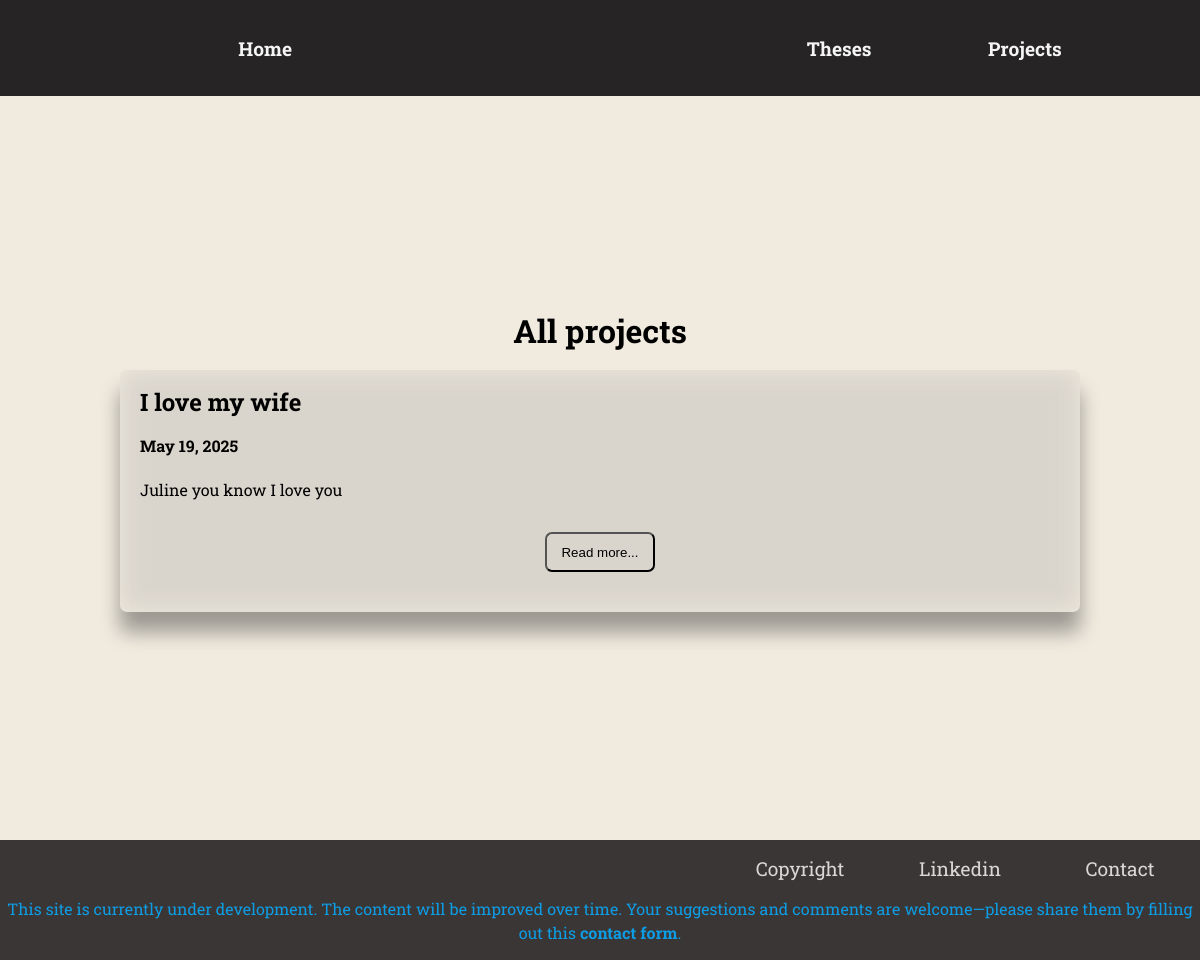
The page /projects/ on the database as committed earlier.
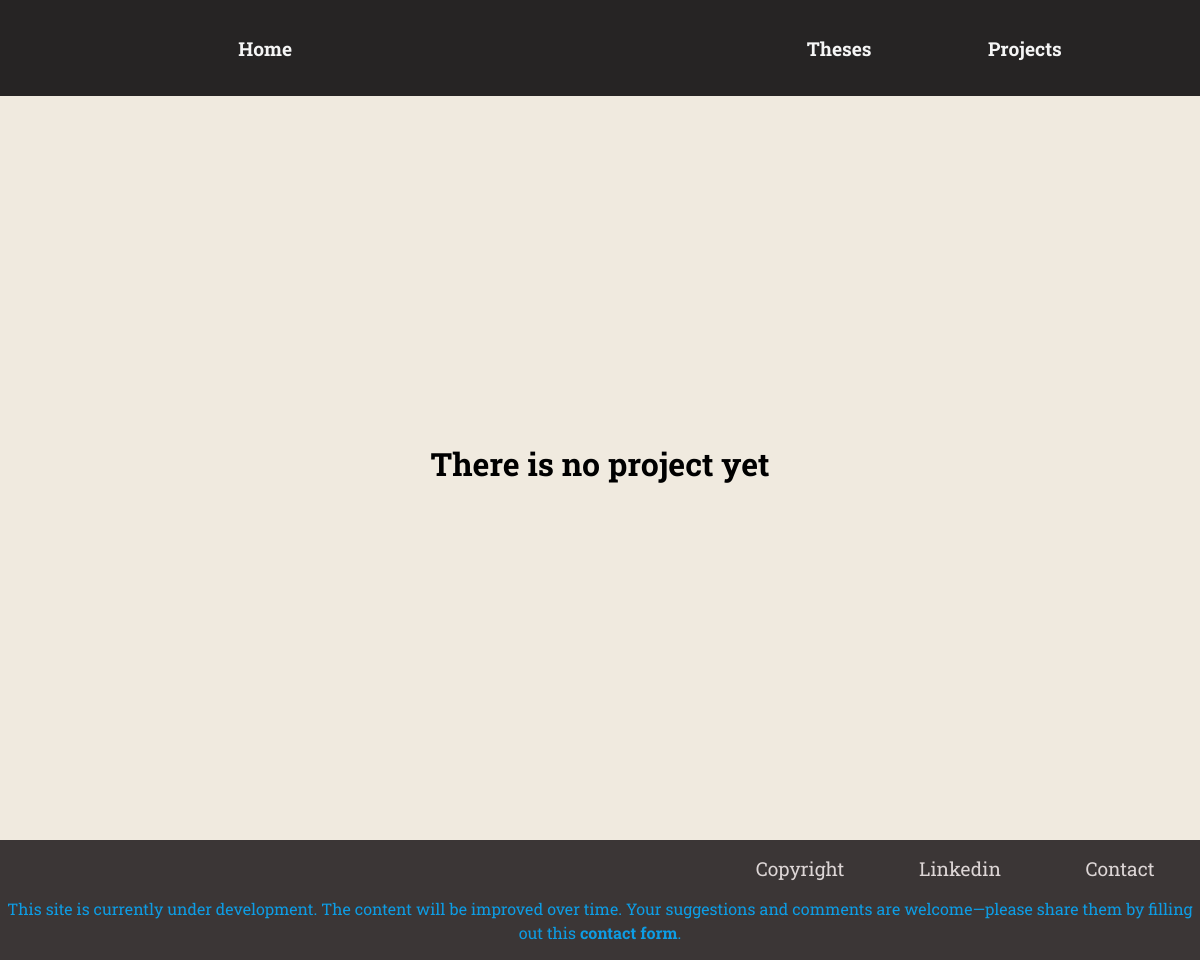
The same page on the database as committed later.
### blog/models.py (models this page shows, shortened)
class Project(models.Model):
    title= models.CharField(max_length=100)
    excerpt = models.CharField(max_length=400)
    date = models.DateField(auto_now=True)
    slug = models.SlugField(unique=True, db_index=True)
    content = models.TextField()
    author = models.ForeignKey(Author, on_delete=models.SET_NULL, null= True, related_name="projects")

### blog/views.py (the view)
# urls.py: path("projects/", views.projects, name="projects"),
def projects(request):
    my_projects = Project.objects.all()
    return render(request, "blog/projects.html",{
        "projects": my_projects
    })

### blog/templates/blog/projects.html (shortened to what this page needs)
{% extends "blog/base.html" %}
{% load static %}
{% block css_files %}
<link rel="stylesheet" href="{%static "styles/base.css"%}">
<link rel="stylesheet" href="{%static "styles/projects.css"%}">
{% endblock %}
{%block content%}
<div class="main-part">
  {%if projects%}
    <h1>All projects</h1>
    {%for project in projects%}
    <div class="project">
        <div class="title">
            <h2>{{project.title}}</h2>
        </div>
        <div class="date">
            <h4>{{project.date}}</h4>
        </div>
        <div class="content">
          <p>{{project.excerpt}}</p>
        </div>
        <div class="btn">
          <a href="{%url "project_details" project.slug %}"> <button>Read more...</button></a>
        </div>
    </div>
    {% endfor %}
    {% else %}
      <h1>There is no project yet</h1>
  {%endif%}
</div>
{% endblock %}

### blog/templates/blog/base.html (shortened to what this page needs)
{% load static %}
<!DOCTYPE html>
<html lang="en">
<head>
    <link rel="stylesheet" href="https://cdnjs.cloudflare.com/ajax/libs/font-awesome/4.7.0/css/font-awesome.css"
 />
    {% block css_files %}{% endblock  %}
</head>
<body>
    <nav class= "navbar">
        <ul class= "all-items">
            <li class="items"><a href="{% url "acceuil" %}">Home</a></li>
            <li class="items"><a href="{% url "theses" %}">Theses</a></li>
            <li class="items"> <a href="{% url "projects" %}">Projects</a></li>
        </ul>
    </nav>
    {%block content%}
    {% endblock %}
    <footer id="foot">
        <div class="foot-contents">
            <ul>
                <li><a href="">Copyright</a></li>
                <li><a href="https://www.linkedin.com/in/zaro-ilorsaint-547209121/" target= "_blank">Linkedin</a></li>
              <li><a  href="{% url "comment" %}">Contact</a></li>
            </ul>
        </div>
        <p>This site is currently under development. The content will be improved over time. Your suggestions and comments are welcome—please share them by filling out  this  <a href="{% url "comment" %}">contact form</a>.</p>
    </footer>
</body>
</html>

### blog/static/styles/base.css (style rules this page uses)
body, html { margin: 0; padding: 0; box-sizing: border-box; font-family:"Roboto Slab", serif; ; }
.navbar { width: 100%; height: 12vh; box-sizing: border-box; background-color: rgb(38, 36, 36); margin: 0; }
.navbar .all-items { margin: 0; padding-left: 15%; padding-right: 10vh; width: 100%; height: 100%; display: flex; flex-direction: row; color: whitesmoke; justify-content: space-around; align-items: center; box-sizing: border-box; }
.navbar .all-items li { list-style: none; font-size: larger; font-weight: bold; }
.navbar a { text-decoration: none; color: whitesmoke; }
#foot { box-sizing: border-box; display: flex; flex-direction: column; width: 100%; height: 15vh; background-color: rgb(59, 54, 54); }
.foot-contents ul { box-sizing: border-box; display: flex; flex-direction: row; justify-content: space-around; padding-left:60%; }
.foot-contents li { display: flex; justify-content: center; width: 80px; list-style: none; margin: 0; }
.foot-contents li a { text-decoration: none; color: rgb(221, 214, 214); font-size: larger; }
#foot p { text-align: center; color: rgb(13, 157, 229); }
#foot p a { text-decoration: none; color: rgb(13, 157, 229); font-weight: bold; }

### blog/static/styles/projects.css (style rules this page uses)
body, html { width: 100%; height: auto; background-color: rgb(240, 234, 223); margin: 0; padding: 0; }
h1, .date,h4 { margin-top: 0; margin-bottom: 10px; }
.main-part { margin-top: 0rem; min-height: 93vh; width: 100%; height: auto; display: flex; flex-direction: column; gap: 8px; justify-content: center; align-items: center; }
p { line-height: 1.5rem; text-align: justify; margin: 0; }

Rows that differ between the two databases and show on the page:
removed Project: title "I love my wife", date "May 19, 2025", excerpt "Juline you know I love you"
Other text that changed with them:
text no longer shown: "All projects"
text now shown: "There is no project yet"
